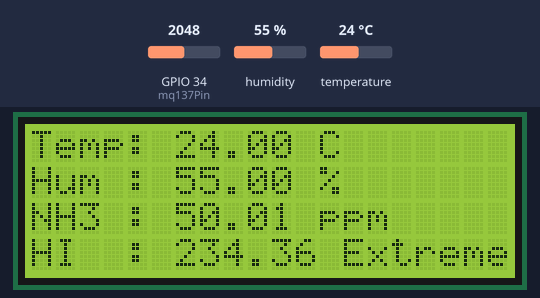
Bench run of a sketch on a simulated ESP32. On the bench: 20×4 character LCD. The inputs (shaded band) are chosen by the test bench; at power-on: humidity 55 %, temperature 24 °C, GPIO 34 (mq137Pin) = 2048. WiFi joins after 1.5 s; servers stay silent unless stated; what the sketch prints to the serial monitor is not drawn.

Above: at 1.7 s.
1.8 s: humidity set to 22 %
At 2.7 s:
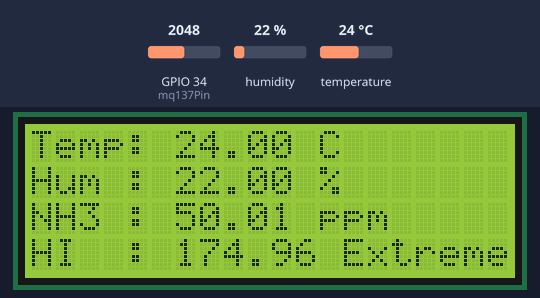
3.6 s: temperature set to 19 °C
At 5.3 s:
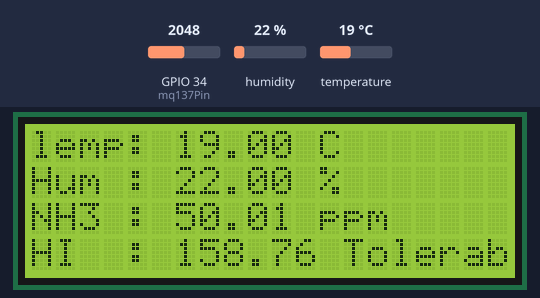
5.6 s: GPIO 34 (mq137Pin) set to 2866
At 7.1 s:
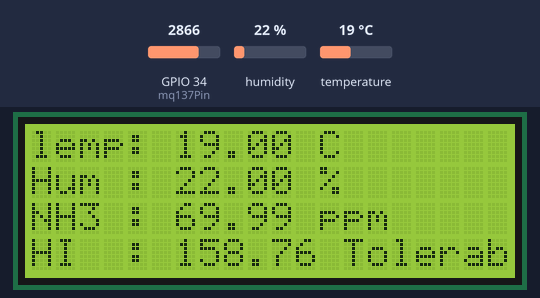
7.6 s: GPIO 34 (mq137Pin) set to 3603
At 8.7 s:
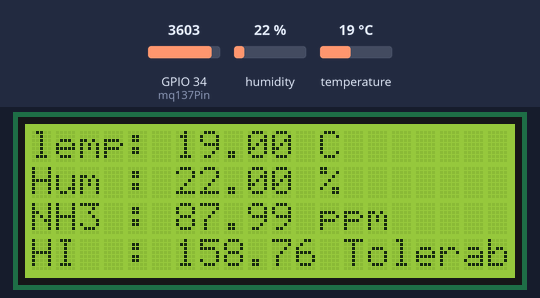
9.6 s: humidity set to 40 %
At 11.3 s:
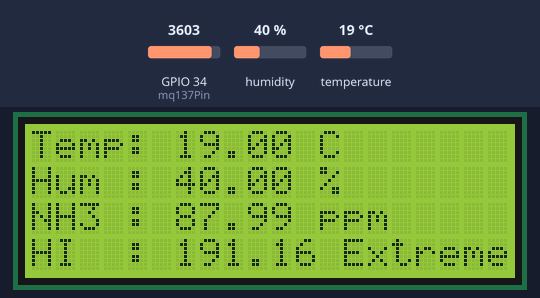
11.6 s: GPIO 34 (mq137Pin) set to 4095
At 13.0 s:
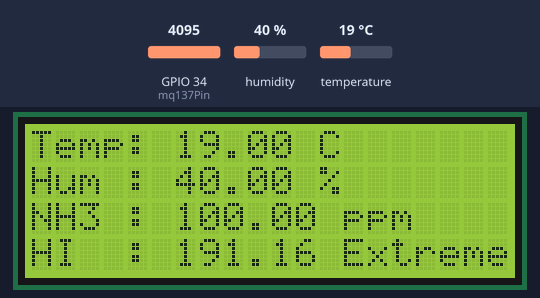
Timing chart, 0 to 14.6 s (numbered marks = the images above; inputs shaded):
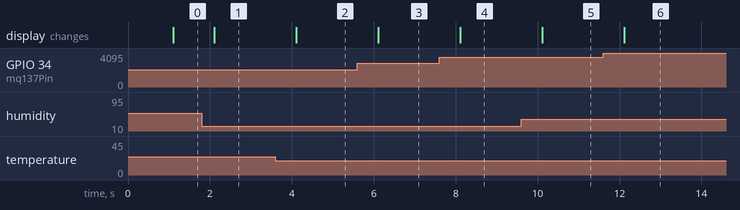

Measured:
- after the input at 1.8 s, the display: changes after 0.31 s (image 1)
- after the input at 3.6 s, the display: changes after 0.51 s (image 2)
- after the input at 5.6 s, the display: changes after 0.51 s (image 3)
- after the input at 7.6 s, the display: changes after 0.51 s (image 4)
- after the input at 9.6 s, the display: changes after 0.51 s (image 5)
- after the input at 11.6 s, the display: changes after 0.51 s (image 6)

The sketch:

arduino_iot.ino
```cpp
#include <Wire.h>
#include <Adafruit_Sensor.h>
#include <Adafruit_SHT31.h>
#include <LiquidCrystal_I2C.h>
#include <ArduinoIoTCloud.h>
#include <Arduino_ConnectionHandler.h>

// Define the pin for MQ-137
const int mq137Pin = 34;

// Initialize SHT31 sensor
Adafruit_SHT31 sht31 = Adafruit_SHT31();

// Initialize the LCD, set the I2C address to 0x27 for a 20 chars and 4 line display
LiquidCrystal_I2C lcd(0x27, 20, 4);

// WiFi credentials
const char SSID[] = "your_SSID";
const char PASS[] = "your_PASSWORD";

// Arduino IoT Cloud credentials
const char DEVICE_LOGIN_NAME[] = "your_device_login_name";
const char DEVICE_KEY[] = "your_device_key";

// Variables to be sent to the IoT cloud
float temperature;
float humidity;
float ammonia;
float heatIndex;
String hiCategory;

// Function to read MQ-137 sensor value
float readMQ137() {
  int analogValue = analogRead(mq137Pin);
  // Convert analog value to ppm (calibration needed)
  float ppm = (analogValue / 4095.0) * 100; // Simplified conversion
  return ppm;
}

// Function to calculate heat index
float calculateHeatIndex(float temperature, float humidity) {
  // Using the simplified formula for heat index calculation
  float hi = ((1.8 * temperature) + humidity + 32) * 1.8;
  return hi;
}

// Function to categorize heat index
String categorizeHeatIndex(float hi) {
  if (hi >= 145 && hi <= 149) {
    return "Normal";
  } else if (hi >= 150 && hi <= 155) {
    return "Ideal";
  } else if (hi >= 156 && hi <= 160) {
    return "Tolerable";
  } else {
    return "Extreme";
  }
}

// Function to display sensor data on LCD
void displaySensorData() {
  // Read SHT31 sensor
  temperature = sht31.readTemperature();
  humidity = sht31.readHumidity();

  // Check if any reads failed and exit early (to try again).
  if (isnan(temperature) || isnan(humidity)) {
    Serial.println("Failed to read from SHT31 sensor!");
    return;
  }

  // Read MQ-137 sensor
  ammonia = readMQ137();

  // Calculate Heat Index
  heatIndex = calculateHeatIndex(temperature, humidity);
  hiCategory = categorizeHeatIndex(heatIndex);

  // Print data to Serial Monitor for debugging
  Serial.print("Temperature: ");
  Serial.print(temperature);
  Serial.print(" °C, Humidity: ");
  Serial.print(humidity);
  Serial.print(" %, Ammonia: ");
  Serial.print(ammonia);
  Serial.print(" ppm, Heat Index: ");
  Serial.print(heatIndex);
  Serial.print(" (");
  Serial.print(hiCategory);
  Serial.println(")");

  // Display data on LCD
  lcd.clear();
  lcd.setCursor(0, 0);
  lcd.print("Temp: ");
  lcd.print(temperature);
  lcd.print(" C");
  lcd.setCursor(0, 1);
  lcd.print("Hum : ");
  lcd.print(humidity);
  lcd.print(" %");
  lcd.setCursor(0, 2);
  lcd.print("NH3 : ");
  lcd.print(ammonia);
  lcd.print(" ppm");
  lcd.setCursor(0, 3);
  lcd.print("HI  : ");
  lcd.print(heatIndex);
  lcd.print(" ");
  lcd.print(hiCategory);
}

void setup() {
  // Start serial communication
  Serial.begin(115200);

  // Initialize SHT31 sensor
  if (!sht31.begin(0x44)) {   // Set to 0x45 for alternate i2c addr
    Serial.println("Couldn't find SHT31");
    while (1) delay(1);
  }

  // Initialize LCD
  lcd.init();
  lcd.backlight();

  // Setup IoT Cloud connection
  ArduinoCloud.begin(SSID, PASS);

  // Connect to the IoT Cloud using the provided credentials
  ArduinoCloud.addDevice(DEVICE_LOGIN_NAME, DEVICE_KEY);

  // Define the properties in the cloud
  ArduinoCloud.addProperty(temperature, READ, 1 * SECONDS, NULL);
  ArduinoCloud.addProperty(humidity, READ, 1 * SECONDS, NULL);
  ArduinoCloud.addProperty(ammonia, READ, 1 * SECONDS, NULL);
  ArduinoCloud.addProperty(heatIndex, READ, 1 * SECONDS, NULL);
  ArduinoCloud.addProperty(hiCategory, READ, 1 * SECONDS, NULL);

  // Setup a timer to display data every second
  // Note: Arduino does not have built-in timers like BlynkTimer, so we use millis() for timing
}

void loop() {
  static unsigned long lastDisplayTime = 0;
  unsigned long currentMillis = millis();

  if (currentMillis - lastDisplayTime >= 1000) { // 1 second interval
    displaySensorData();
    lastDisplayTime = currentMillis;
  }

  // Update the cloud
  ArduinoCloud.update();
}
```
